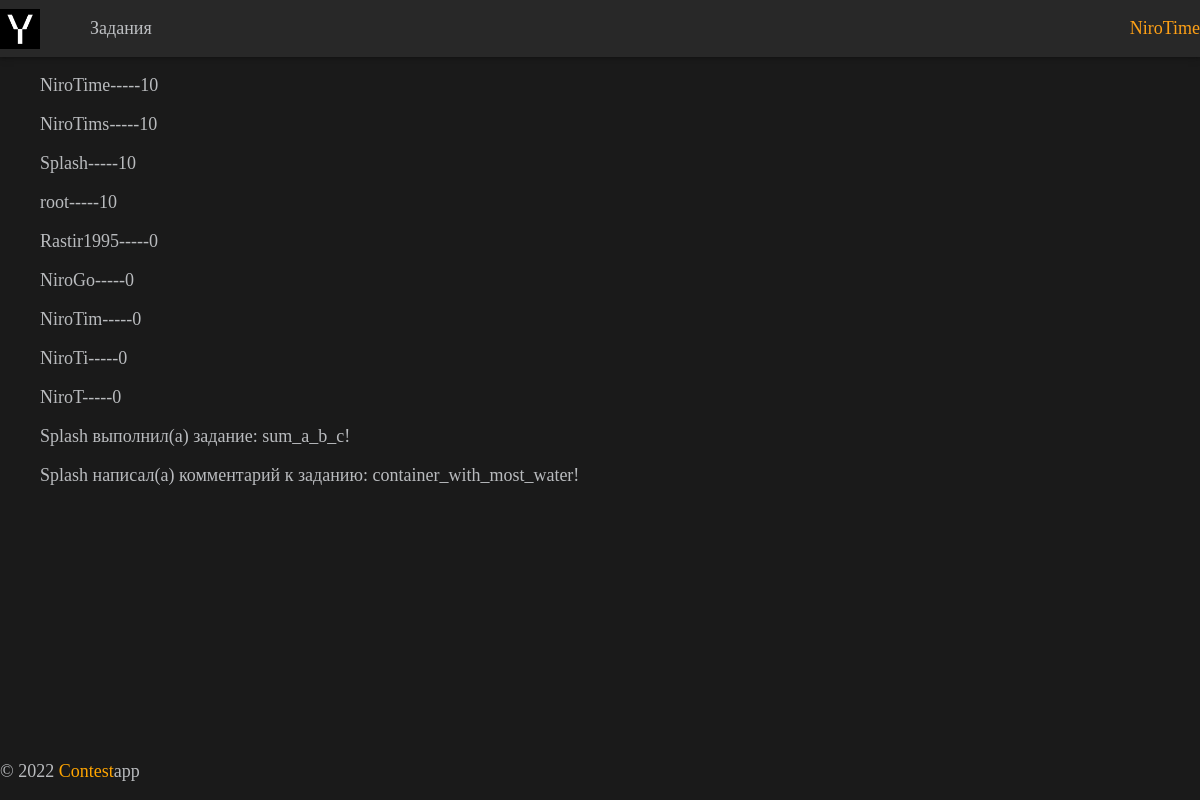
Page / (signed in) on the earlier database version.
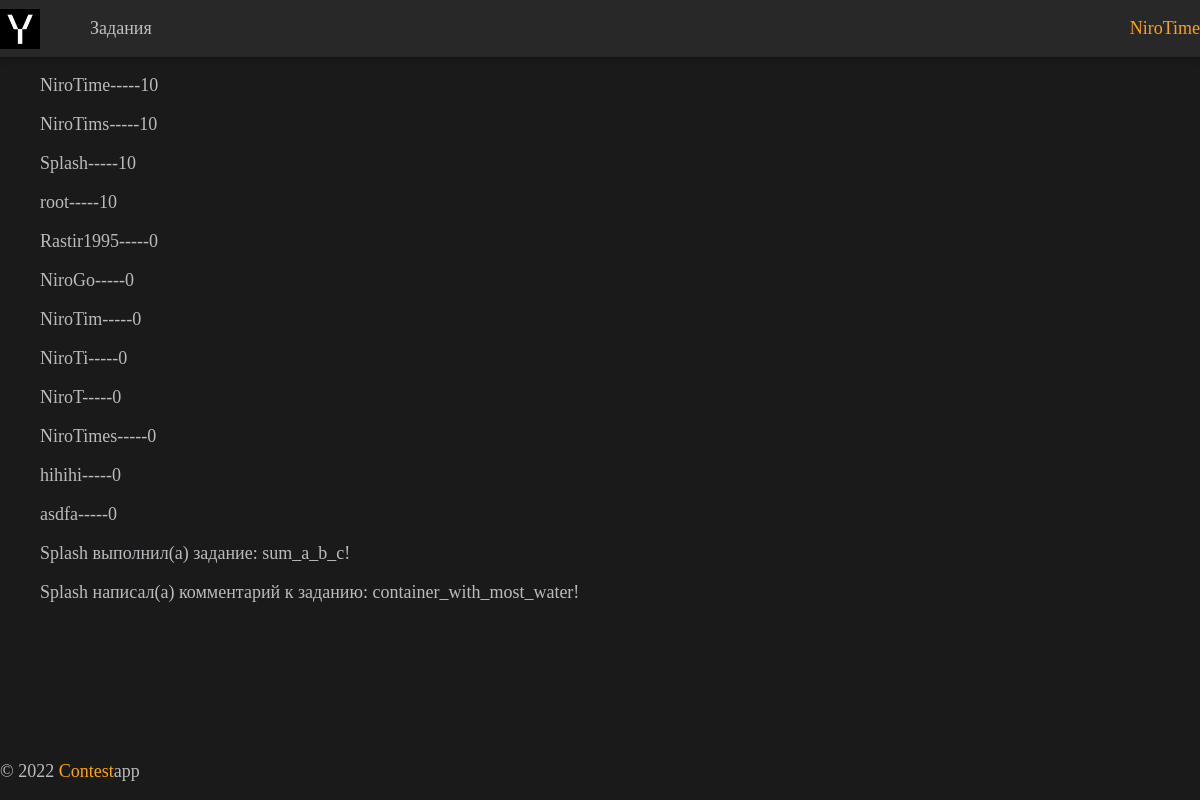
Same page on the later database version.
### users/models.py (models this page shows, shortened)
class Profile(models.Model):
    user = models.OneToOneField(
        User,
        on_delete=models.CASCADE,
        related_name='profile',
    )
    avatar = ImageField(upload_to="photos/%Y/%m/%d/", blank=True)
    rating = models.IntegerField(default=0, editable=False)

class UserActions(models.Model):
    user = models.ForeignKey(
        User,
        on_delete=models.CASCADE,
        related_name='actions',
    )
    description = models.TextField()
    action_url = models.CharField(max_length=250)
    time_create = models.DateTimeField(auto_now_add=True)
    class Meta:
        ordering = ['-time_create']

### tasks/views.py (the view)
# urls.py: path('', index, name='index'),
def index(request):
    template = 'tasks/index.html'
    top_users = Profile.objects.all(
    ).order_by(
        '-rating'
    )[:settings.TOP_RANK_PLAYERS_LIMIT].select_related('user')
    context = {
        'top_users': top_users,
        'title': 'Контест апп'
    }
    if request.user.is_authenticated:
        user = request.user
        following = user.following.all().select_related(
            'author'
        ).prefetch_related('author__actions')
        context['following'] = following
    return render(request, template, context=context)

### templates/tasks/index.html (shortened to what this page needs)
{% extends 'base.html' %}
{% block content %}
  <div class="container py-5">
    {% for profile in top_users %}
    <ul>
      <li>{{ profile.user }}-----{{ profile.rating }}</li>
    </ul>
    {% endfor %}
  </div>
  {% for follow in following %}
    {% for action in follow.author.actions.all %}
      <ul>
      {% if action.action_url %}
        <a href="{{ action.action_url }}">{{ action.user }}  {{ action.description }}</a>
      {% endif %}
      </ul>
    {% endfor %}
  {% endfor %}
{% endblock %}

Differences in the rows shown:
added Profile: user "NiroTimes", rating "0"
added Profile: user "hihihi", rating "0"
added Profile: user "asdfa", rating "0"
